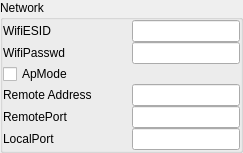
        <widget class="QGroupBox" name="groupBox">
         <property name="title">
          <string>Network</string>
         </property>
         <layout class="QVBoxLayout" name="verticalLayout">
          <property name="spacing">
           <number>0</number>
          </property>
          <property name="leftMargin">
           <number>0</number>
          </property>
          <property name="topMargin">
           <number>0</number>
          </property>
          <property name="rightMargin">
           <number>0</number>
          </property>
          <property name="bottomMargin">
           <number>0</number>
          </property>
          <item>
           <layout class="QHBoxLayout" name="horizontalLayout_2">
            <property name="spacing">
             <number>0</number>
            </property>
            <item>
             <widget class="QLabel" name="label_2">
              <property name="text">
               <string>WifiESID</string>
              </property>
             </widget>
            </item>
            <item>
             <spacer name="horizontalSpacer_4">
              <property name="orientation">
               <enum>Qt::Horizontal</enum>
              </property>
              <property name="sizeHint" stdset="0">
               <size>
                <width>40</width>
                <height>20</height>
               </size>
              </property>
             </spacer>
            </item>
            <item>
             <widget class="QLineEdit" name="editWifiEsssid">
              <property name="font">
               <font>
                <weight>50</weight>
                <bold>false</bold>
               </font>
              </property>
             </widget>
            </item>
           </layout>
          </item>
          <item>
           <layout class="QHBoxLayout" name="horizontalLayout_3">
            <property name="spacing">
             <number>0</number>
            </property>
            <item>
             <widget class="QLabel" name="label_5">
              <property name="text">
               <string>WifiPasswd</string>
              </property>
             </widget>
            </item>
            <item>
             <spacer name="horizontalSpacer_5">
              <property name="orientation">
               <enum>Qt::Horizontal</enum>
              </property>
              <property name="sizeHint" stdset="0">
               <size>
                <width>40</width>
                <height>20</height>
               </size>
              </property>
             </spacer>
            </item>
            <item>
             <widget class="QLineEdit" name="editWifiPass">
              <property name="font">
               <font>
                <weight>50</weight>
                <bold>false</bold>
               </font>
              </property>
             </widget>
            </item>
           </layout>
          </item>
          <item>
           <widget class="QCheckBox" name="checkApMode">
            <property name="text">
             <string>ApMode</string>
            </property>
           </widget>
          </item>
          <item>
           <layout class="QHBoxLayout" name="horizontalLayout_6">
            <property name="spacing">
             <number>0</number>
            </property>
            <item>
             <widget class="QLabel" name="label_3">
              <property name="text">
               <string>Remote Address</string>
              </property>
             </widget>
            </item>
            <item>
             <spacer name="horizontalSpacer_6">
              <property name="orientation">
               <enum>Qt::Horizontal</enum>
              </property>
              <property name="sizeHint" stdset="0">
               <size>
                <width>40</width>
                <height>20</height>
               </size>
              </property>
             </spacer>
            </item>
            <item>
             <widget class="QLineEdit" name="editRemoteAddr">
              <property name="font">
               <font>
                <weight>50</weight>
                <bold>false</bold>
               </font>
              </property>
             </widget>
            </item>
           </layout>
          </item>
          <item>
           <layout class="QHBoxLayout" name="horizontalLayout_5">
            <property name="spacing">
             <number>0</number>
            </property>
            <item>
             <widget class="QLabel" name="label_4">
              <property name="text">
               <string>RemotePort</string>
              </property>
             </widget>
            </item>
            <item>
             <spacer name="horizontalSpacer_7">
              <property name="orientation">
               <enum>Qt::Horizontal</enum>
              </property>
              <property name="sizeHint" stdset="0">
               <size>
                <width>40</width>
                <height>20</height>
               </size>
              </property>
             </spacer>
            </item>
            <item>
             <widget class="QLineEdit" name="editRemotePort">
              <property name="font">
               <font>
                <weight>50</weight>
                <bold>false</bold>
               </font>
              </property>
             </widget>
            </item>
           </layout>
          </item>
          <item>
           <layout class="QHBoxLayout" name="horizontalLayout_8">
            <property name="spacing">
             <number>0</number>
            </property>
            <item>
             <widget class="QLabel" name="label_8">
              <property name="text">
               <string>LocalPort</string>
              </property>
             </widget>
            </item>
            <item>
             <spacer name="horizontalSpacer_8">
              <property name="orientation">
               <enum>Qt::Horizontal</enum>
              </property>
              <property name="sizeHint" stdset="0">
               <size>
                <width>40</width>
                <height>20</height>
               </size>
              </property>
             </spacer>
            </item>
            <item>
             <widget class="QLineEdit" name="editLocalPort">
              <property name="font">
               <font>
                <weight>50</weight>
                <bold>false</bold>
               </font>
              </property>
             </widget>
            </item>
           </layout>
          </item>
         </layout>
        </widget>
